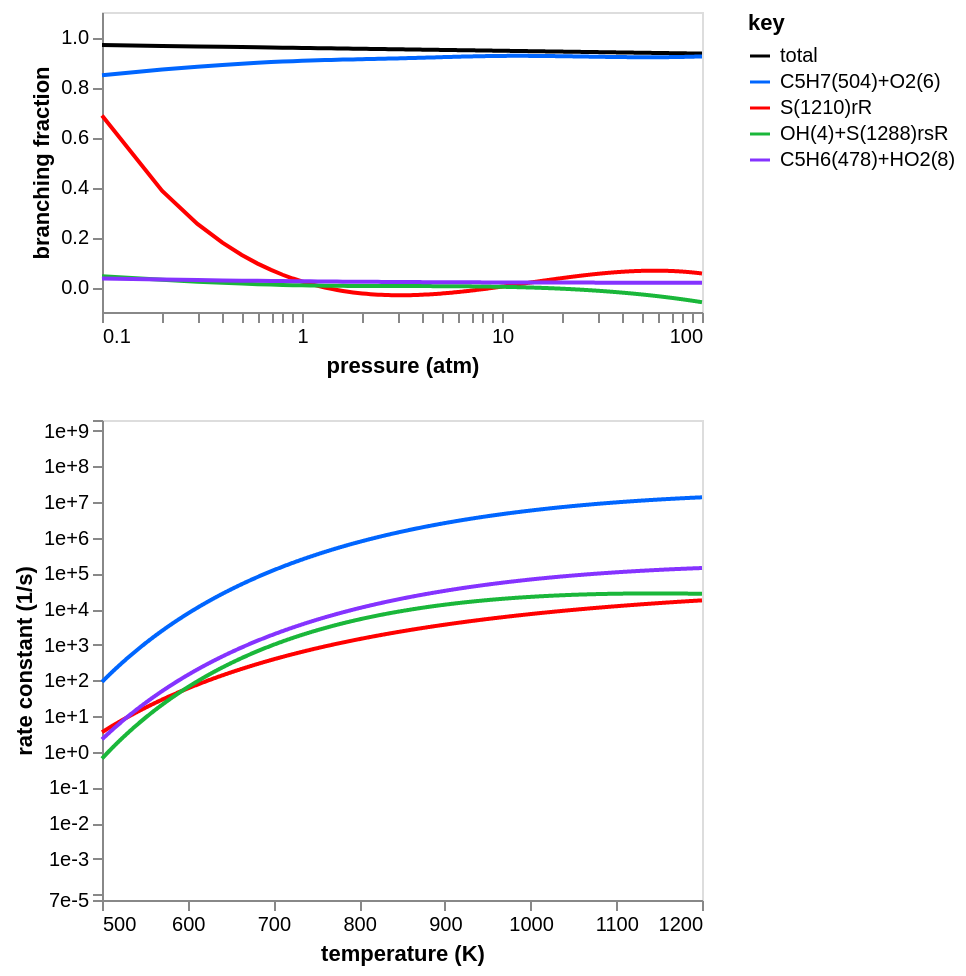

The notebook cell saved with this chart:
### Code cell
branch_frac_chart1a = fig.branching_fraction_chart(
    rate_df1a,
    P_range=(0.1, 100),
    T=T,
    legend=legend,
    total=True,
    y_range=f_range,
)
rate_chart1a = fig.rate_chart(
    rate_df1a,
    T_range=(500, 1200),
    P=P,
    legend=legend,
    total=total,
    y_range=y_range,
    units={"substance": "molecules"},
)
chart = alt.vconcat(
    branch_frac_chart1a.properties(width=300, height=150),
    rate_chart1a.properties(width=300, height=240),
).configure_axis(grid=False)
chart

### Figure 1 — Vega-Lite specification as saved in the notebook (floating-point values rounded to 4 significant figures; data arrays with more than 128 entries replaced by an {"elided": "..."} marker saying what was removed)
{"config": {"view": {"continuousWidth": 300, "continuousHeight": 300}, "axis": {"grid": false}}, "vconcat": [{"data": {"name": "data-58400e83dd3d0cfa5e66cccb541f0b45"}, "mark": {"type": "line"}, "encoding": {"color": {"field": "key", "scale": {"domain": ["total", "C5H7(504)+O2(6)", "S(1210)rR", "OH(4)+S(1288)rsR", "C5H6(478)+HO2(8)"], "range": ["#000000", "#0066ff", "#ff0000", "#1ab73a", "#8533ff"]}, "type": "nominal"}, "x": {"axis": {"labelExpr": "((abs(datum.value - 0.1) / abs(0.1) < 1e-5) ||\n(abs(datum.value - 1.0) / abs(1.0) < 1e-5) ||\n(abs(datum.value - 10.0) / abs(10.0) < 1e-5) ||\n(abs(datum.value - 100.0) / abs(100.0) < 1e-5) ||\n(abs(datum.value - 100.0) / abs(100.0) < 1e-5)) ? datum.label : ''", "values": [0.1, 0.2, 0.3, 0.4, 0.5, 0.6, 0.7, 0.8, 0.9, 1.0, 2.0, 3.0, 4.0, 5.0, 6.0, 7.0, 8.0, 9.0, 10.0, 20.0, 30.0, 40.0, 50.0, 60.0, 70.0, 80.0, 90.0, 100.0, 100.0]}, "field": "x", "scale": {"domain": [0.1, 100.0], "type": "log"}, "title": "pressure (atm)", "type": "quantitative"}, "y": {"axis": {"format": ".1f"}, "field": "value", "scale": {"domain": [-0.06081, 1.0], "domainMax": 1.0, "nice": true}, "title": "branching fraction", "type": "quantitative"}}, "height": 150, "transform": [{"fold": ["total", "C5H7(504)+O2(6)", "S(1210)rR", "OH(4)+S(1288)rsR", "C5H6(478)+HO2(8)"]}], "width": 300}, {"data": {"name": "data-d94e7fbbc7e7c38736e132ea5754be1f"}, "mark": {"type": "line"}, "encoding": {"color": {"field": "key", "scale": {"domain": ["C5H7(504)+O2(6)", "S(1210)rR", "OH(4)+S(1288)rsR", "C5H6(478)+HO2(8)"], "range": ["#0066ff", "#ff0000", "#1ab73a", "#8533ff"]}, "type": "nominal"}, "x": {"axis": {"format": ".0f"}, "field": "x", "scale": {"domain": [500, 1200], "domainMax": 1200, "nice": true}, "title": "temperature (K)", "type": "quantitative"}, "y": {"axis": {"format": ".0e", "labelExpr": "((abs(datum.value - 7.000000000000001e-05) / abs(7.000000000000001e-05) < 1e-5) ||\n(abs(datum.value - 0.0001) / abs(0.0001) < 1e-5) ||\n(abs(datum.value - 0.001) / abs(0.001) < 1e-5) ||\n(abs(datum.value - 0.01) / abs(0.01) < 1e-5) ||\n(abs(datum.value - 0.1) / abs(0.1) < 1e-5) ||\n(abs(datum.value - 1.0) / abs(1.0) < 1e-5) ||\n(abs(datum.value - 10.0) / abs(10.0) < 1e-5) ||\n(abs(datum.value - 100.0) / abs(100.0) < 1e-5) ||\n(abs(datum.value - 1000.0) / abs(1000.0) < 1e-5) ||\n(abs(datum.value - 10000.0) / abs(10000.0) < 1e-5) ||\n(abs(datum.value - 100000.0) / abs(100000.0) < 1e-5) ||\n(abs(datum.value - 1000000.0) / abs(1000000.0) < 1e-5) ||\n(abs(datum.value - 10000000.0) / abs(10000000.0) < 1e-5) ||\n(abs(datum.value - 100000000.0) / abs(100000000.0) < 1e-5) ||\n(abs(datum.value - 1000000000.0) / abs(1000000000.0) < 1e-5) ||\n(abs(datum.value - 2000000000.0) / abs(2000000000.0) < 1e-5)) ? datum.label : ''", "values": [7e-05, 0.0001, 0.001, 0.01, 0.1, 1.0, 10.0, 100.0, 1000.0, 10000.0, 100000.0, 1000000.0, 10000000.0, 100000000.0, 1000000000.0, 2000000000.0]}, "field": "value", "scale": {"domain": [7e-05, 2000000000.0], "type": "log"}, "title": "rate constant (1/s)", "type": "quantitative"}}, "height": 240, "transform": [{"fold": ["C5H7(504)+O2(6)", "S(1210)rR", "OH(4)+S(1288)rsR", "C5H6(478)+HO2(8)"]}], "width": 300}], "$schema": "https://vega.github.io/schema/vega-lite/v5.20.1.json", "datasets": {"data-58400e83dd3d0cfa5e66cccb541f0b45": {"elided": "1000 records"}, "data-d94e7fbbc7e7c38736e132ea5754be1f": {"elided": "1000 records"}}}
